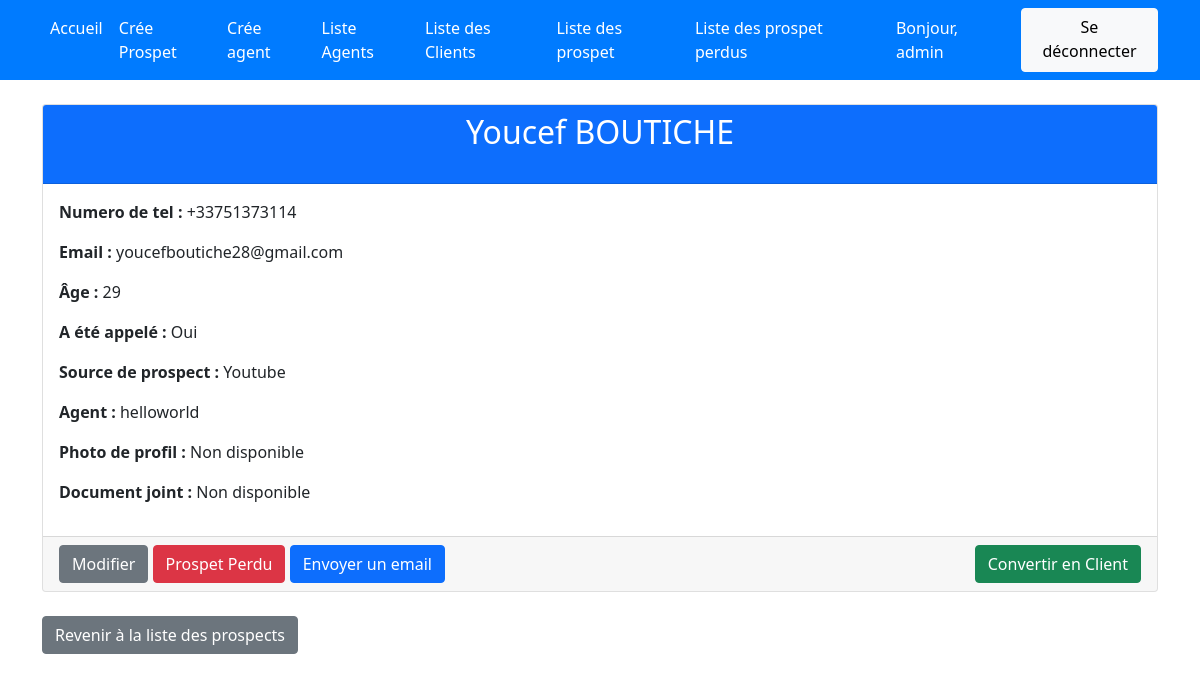
Page /details/8 (signed in) on the earlier database version.
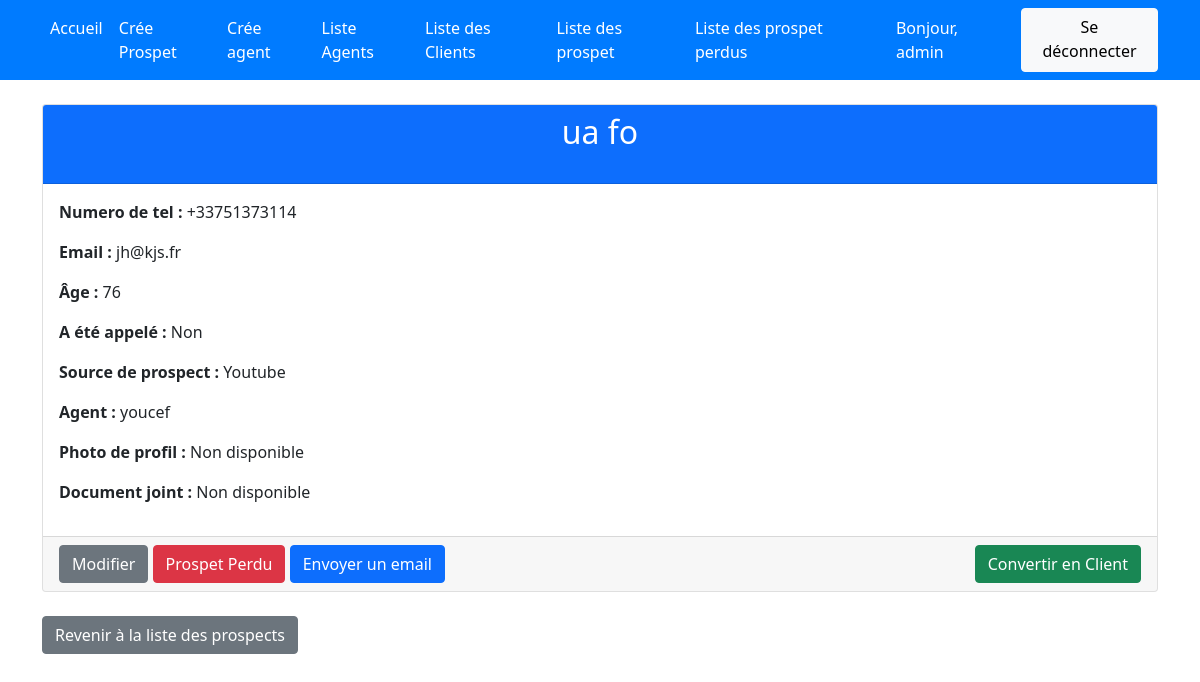
Same page on the later database version.
### crm_app/models.py (models this page shows, shortened)
class Lead(models.Model):
    SOURCE_CHOICES = (
        ('Youtube','Youtube'),
        ('Google','Goole'),
        ('Newsletter','Newsletter'),
        ('Facebook','Facebook'),
        ('Instagram','Instagram'),
        ('TikTok','TikTok'),
    )
    first_name = models.CharField(max_length=255)
    last_name = models.CharField(max_length=255)
    phone_number = PhoneNumberField()
    email = models.EmailField(validators=[EmailValidator()])
    age = models.IntegerField(null=True, blank=True)
    price = models.DecimalField(max_digits=10,decimal_places=2,default=0)
    phoned = models.BooleanField(default=False)
    source = models.CharField(choices=SOURCE_CHOICES,max_length=100)
    profile_picture = models.ImageField(null=True, blank=True,upload_to='leads/')
    file_field = models.FileField(null=True, blank=True,upload_to='documents/')
    agent = models.ForeignKey(Agent,on_delete=models.CASCADE)
    created_at = models.DateTimeField(auto_now_add=True)

class Agent(models.Model):
    user = models.OneToOneField(User,on_delete=models.CASCADE)
    def __str__(self):
        return self.user.username

class User(AbstractUser):
     pass

### crm_app/views.py (the view)
# urls.py: path('details/<pk>',details,name="details_page"),
@login_required
def details(request,pk):
    get_lead = Lead.objects.get(id=pk)
    context = {
        'get_lead':get_lead,
    }
    return render(request,'leads/details_lead.html',context)

### crm_app/templates/leads/details_lead.html (shortened to what this page needs)
{% extends "base.html" %}
{% load static %}
{% block content %}
<div class="container">
    <div class="card mt-4">
        <div class="card-header bg-primary text-white">
            <h2 class="text-center mb-4">{{ get_lead.first_name }} {{ get_lead.last_name }}</h2>
        </div>
        <div class="card-body">
            <p><strong>Numero de tel :</strong> {{ get_lead.phone_number }}</p>
            <p><strong>Email :</strong> {{ get_lead.email }}</p>
            <p><strong>Âge :</strong> {{ get_lead.age }}</p>
            <p><strong>A été appelé :</strong> {{ get_lead.phoned|yesno:"Oui,Non" }}</p>
            <p><strong>Source de prospect :</strong> {{ get_lead.source }}</p>
            <p><strong>Agent :</strong> {{ get_lead.agent }}</p>
            {% if get_lead.profile_picture %}
                <p><strong>Photo de profil :</strong></p>
                <img src="{{ get_lead.profile_picture.url }}" alt="Photo de profil" class="img-thumbnail" style="max-width: 200px;">
            {% else %}
                <p><strong>Photo de profil :</strong> Non disponible</p>
            {% endif %}
            {% if get_lead.file_field %}
                <p><strong>Document joint :</strong>
                    <a href="{{ get_lead.file_field.url }}" class="btn btn-link" download>Télécharger</a>
                </p>
            {% else %}
                <p><strong>Document joint :</strong> Non disponible</p>
            {% endif %}
        </div>
        <div class="card-footer d-flex justify-content-between">
            <div>
                <a href="{% url 'update_lead' get_lead.id %}" class="btn btn-secondary">Modifier</a>
                <a href="{% url 'loss_lead' get_lead.id %}" class="btn btn-danger" onclick="return confirm('Êtes-vous sûr de vouloir supprimer ce prospect ?');">Prospet Perdu</a>
                <a href="{% url 'send_email' get_lead.id %}" class="btn btn-primary">Envoyer un email</a>
            </div>
            <div>
                <a href="{% url 'create_client' get_lead.id %}" class="btn btn-success">Convertir en Client</a>
            </div>
        </div>
    </div>
    <div class="mt-4 mb-4">
        <a href="{% url 'index' %}" class="btn btn-secondary">Revenir à la liste des prospects</a>
    </div>
</div>
{% endblock content %}

Differences in the rows shown:
changed Lead "Youtube": first_name "Youcef" → "ua"; last_name "BOUTICHE" → "fo"; email "youcefboutiche28@gmail.com" → "jh@kjs.fr"; age "29" → "76"; phoned "Oui" → "Non"; agent "helloworld" → "youcef"
